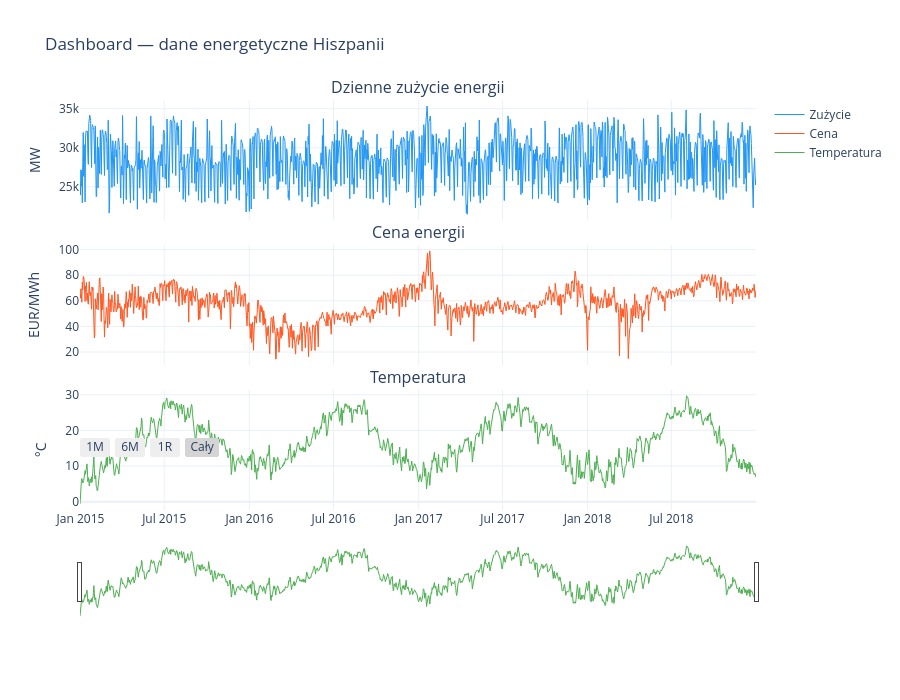

Notebook code cell kept with this figure:
### Markdown cell above
### 3.8 Interaktywny dashboard (Plotly)

### Code cell
daily = df.resample("D").agg({
    "total load actual": "mean",
    "price actual": "mean",
    "generacja_oze": "mean",
    "generacja_paliwa": "mean",
    "temperatura_sr": "mean",
}).reset_index()
daily.columns = ["Data", "Zużycie [MW]", "Cena [EUR/MWh]", "OZE [MW]", "Paliwa [MW]", "Temperatura [°C]"]

fig = make_subplots(
    rows=3, cols=1, shared_xaxes=True, vertical_spacing=0.06,
    subplot_titles=("Dzienne zużycie energii", "Cena energii", "Temperatura")
)

fig.add_trace(go.Scatter(x=daily["Data"], y=daily["Zużycie [MW]"],
                         name="Zużycie", line=dict(color="#2196F3", width=1)), row=1, col=1)
fig.add_trace(go.Scatter(x=daily["Data"], y=daily["Cena [EUR/MWh]"],
                         name="Cena", line=dict(color="#FF5722", width=1)), row=2, col=1)
fig.add_trace(go.Scatter(x=daily["Data"], y=daily["Temperatura [°C]"],
                         name="Temperatura", line=dict(color="#4CAF50", width=1)), row=3, col=1)

fig.update_layout(
    height=700, title_text="Dashboard — dane energetyczne Hiszpanii",
    showlegend=True, template="plotly_white",
    xaxis3=dict(
        rangeselector=dict(buttons=[
            dict(count=1, label="1M", step="month"),
            dict(count=6, label="6M", step="month"),
            dict(count=1, label="1R", step="year"),
            dict(label="Cały", step="all"),
        ]),
        rangeslider=dict(visible=True),
    )
)
fig.update_yaxes(title_text="MW", row=1, col=1)
fig.update_yaxes(title_text="EUR/MWh", row=2, col=1)
fig.update_yaxes(title_text="°C", row=3, col=1)
fig.show()

### Figure 1 — Plotly figure (JSON) as saved in the notebook; plotly's stock layout.template omitted (floating-point values rounded to 4 significant figures; data arrays with more than 128 entries replaced by an {"elided": "..."} marker saying what was removed)
{"data": [{"line": {"color": "#2196F3", "width": 1}, "name": "Zużycie", "type": "scatter", "x": {"elided": "1462 str values"}, "xaxis": "x", "y": {"elided": "1462 float values"}, "yaxis": "y"}, {"line": {"color": "#FF5722", "width": 1}, "name": "Cena", "type": "scatter", "x": {"elided": "1462 str values"}, "xaxis": "x2", "y": {"elided": "1462 float values"}, "yaxis": "y2"}, {"line": {"color": "#4CAF50", "width": 1}, "name": "Temperatura", "type": "scatter", "x": {"elided": "1462 str values"}, "xaxis": "x3", "y": {"elided": "1462 float values"}, "yaxis": "y3"}], "layout": {"annotations": [{"font": {"size": 16}, "showarrow": false, "text": "Dzienne zużycie energii", "x": 0.5, "xanchor": "center", "xref": "paper", "y": 1, "yanchor": "bottom", "yref": "paper"}, {"font": {"size": 16}, "showarrow": false, "text": "Cena energii", "x": 0.5, "xanchor": "center", "xref": "paper", "y": 0.6467, "yanchor": "bottom", "yref": "paper"}, {"font": {"size": 16}, "showarrow": false, "text": "Temperatura", "x": 0.5, "xanchor": "center", "xref": "paper", "y": 0.2933, "yanchor": "bottom", "yref": "paper"}], "height": 700, "showlegend": true, "title": {"text": "Dashboard — dane energetyczne Hiszpanii"}, "xaxis": {"anchor": "y", "domain": [0, 1], "matches": "x3", "showticklabels": false}, "xaxis2": {"anchor": "y2", "domain": [0, 1], "matches": "x3", "showticklabels": false}, "xaxis3": {"anchor": "y3", "domain": [0, 1], "rangeselector": {"buttons": [{"count": 1, "label": "1M", "step": "month"}, {"count": 6, "label": "6M", "step": "month"}, {"count": 1, "label": "1R", "step": "year"}, {"label": "Cały", "step": "all"}]}, "rangeslider": {"visible": true}}, "yaxis": {"anchor": "x", "domain": [0.7067, 1], "title": {"text": "MW"}}, "yaxis2": {"anchor": "x2", "domain": [0.3533, 0.6467], "title": {"text": "EUR/MWh"}}, "yaxis3": {"anchor": "x3", "domain": [0, 0.2933], "title": {"text": "°C"}}}}
